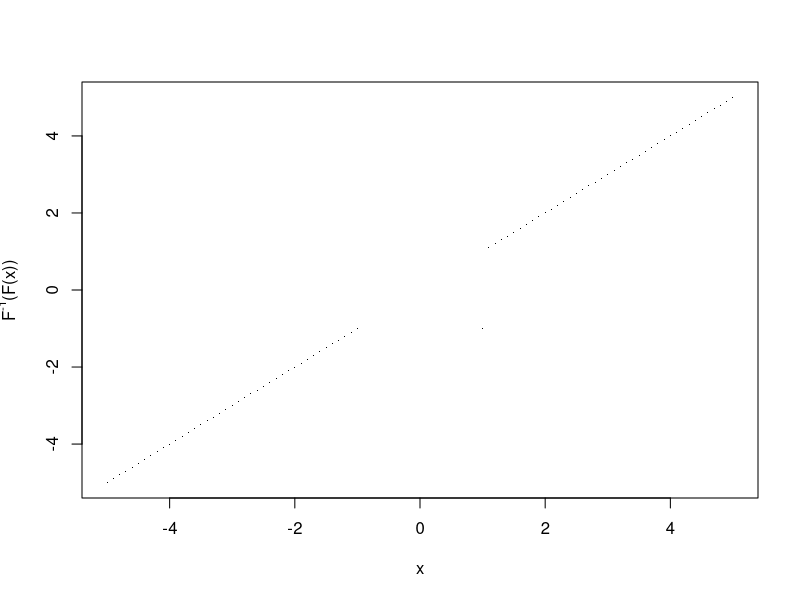
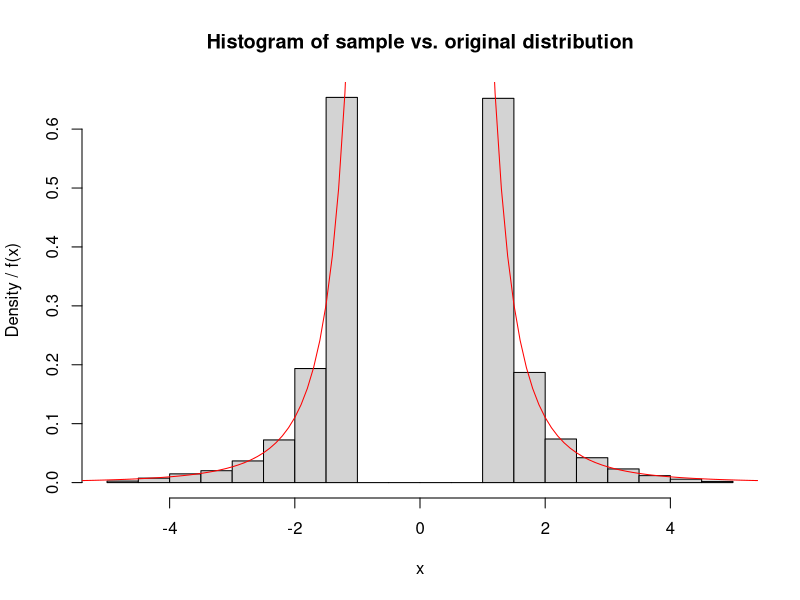

Generate these figures, in order, with R: (Note: this script raises an error after producing the figures.)
## ---- chunk 1
knitr::opts_chunk$set(echo = TRUE)
## ---- chunk 2
# Function to sample from
f <- function(x,a){
  return(abs(x)^(-1-1/a)/(2*a))
}

fc <- function(x,a){
  res <- array(0, length(x))
  res[x<=-1] <- 0.5*(-x[x<=-1])^(-1/a)
  res[x>=1] <- 1 - 0.5*x[x>=1]^(-1/a)
  return(res)
}

# Inverse
fc_inv <- function(y,a){
  res <- array(0, length(y))
  res[y<=0.5] <- -(2*y[y<=0.5])^(-a)
  res[y>0.5] <- (2-2*y[y>0.5])^(-a)
  return(res)
}

# Plot Inv(F(x)) against x
a <- 0.5
x <- seq(from=-5, to=5, by=0.1)
y <- fc_inv(fc(x,a),a)
#y <- fc(x,a)
plot(x=x, y=y, xlab="x", ylab=expression(paste("F"^"-1","(F(x))")), pch=".")
## ---- chunk 3
# Use the inverse to sample n points from f(x)
n <- 1e4
a <- 0.4

inv_trans <- function(n, a){
  y <- runif(n, min=0.01, max=0.99)
  return(fc_inv(y,a))
}

fx_gen <- inv_trans(n,a)

# Values of the target distribution
x <- seq(-10, 10, 0.1)

hist(fx_gen, probability=TRUE, xlab="x", ylab="Density / f(x)",
     main="Histogram of sample vs. original distribution")
lines(x,f(x,a), col="red")
## ---- chunk 4
n <- 1e6
k <- 100
a <- 0.1

# Define an algorithm that samples from S_k
s_k <- function(n,k,a){
  res <- array(inv_trans(n*k,a), c(n,k))
  var <- var(res[1,])
  res <- apply(res, 1, sum) / sqrt(k * var)
  return(res)
}

hist(s_k(n,k,a), probability=TRUE, xlab="x", ylab="Density",
     main="Histogram of sample vs. normal distribution")

# Values of the target distribution
x <- seq(-4, 4, 0.01)
lines(x, dnorm(x, mean=0, sd=1), col="red")
## ---- chunk 5
n <- 1e6
k <- 100

#sk_sample <- s_k(n,k,a)
#qqnorm(hist(sk_sample, (log2(n)+1), probability=TRUE)$density)
qqnorm(s_k(n,k,0.45), main="QQ Plot for a=0.1")
qqnorm(s_k(n,k,0.45), main="QQ Plot for a=0.25")
qqnorm(s_k(n,k,0.45), main="QQ Plot for a=0.45")
